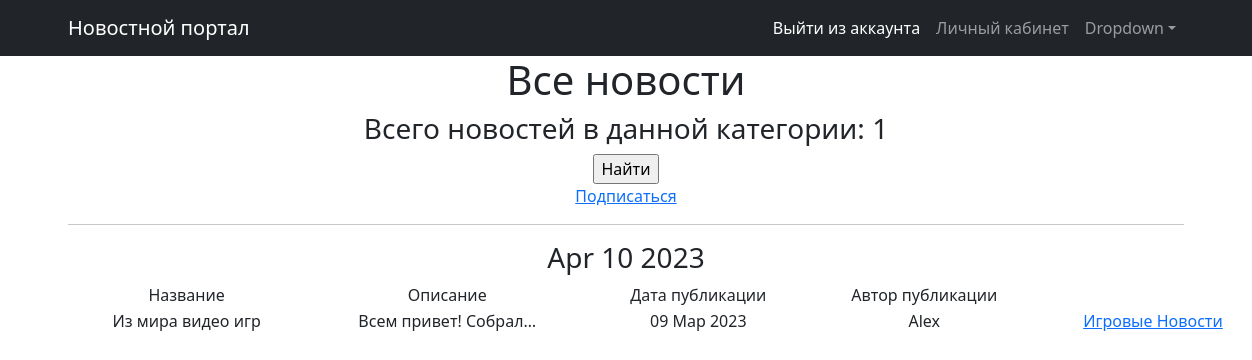
/news/categories/2, run on an earlier commit of the app's database.
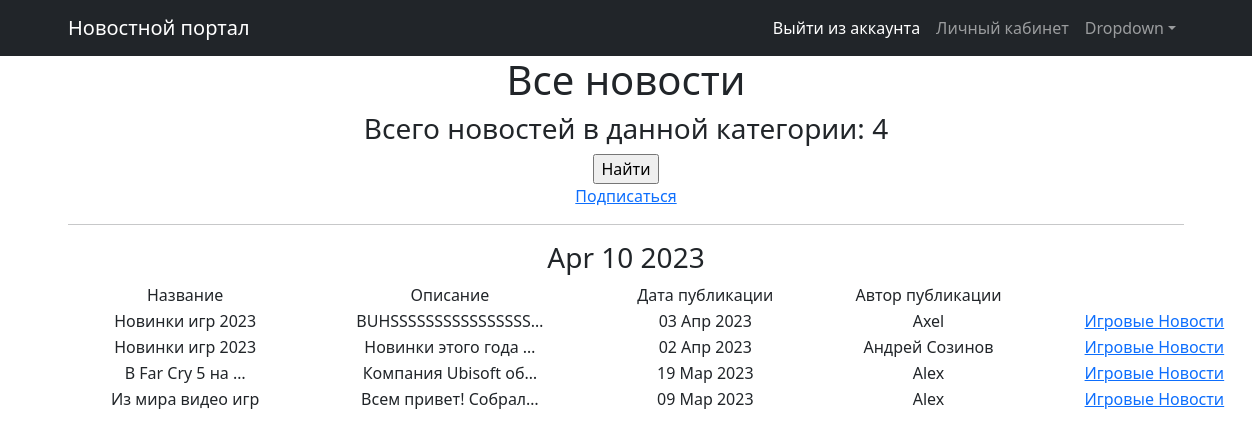
And on a later commit of the database.
### news/models.py (models this page shows, shortened)
class Post(models.Model):
    author = models.ForeignKey(Author, on_delete=models.CASCADE)
    NEWS = 'NW'
    ARTICLE = 'AR'
    CATEGORY_CHOICES = (
        (NEWS, 'Новость'),
        (ARTICLE, 'Статья'),
    )
    categoryType = models.CharField(max_length=2, choices=CATEGORY_CHOICES, default=ARTICLE)
    dateCreation = models.DateTimeField(auto_now_add=True)
    postCategory = models.ManyToManyField(Category, through='PostCategory')
    title = models.CharField(max_length=128)
    text = models.TextField()
    rating = models.SmallIntegerField(default=0)

class Author(models.Model):
    authorUser = models.OneToOneField(User, on_delete=models.CASCADE)
    ratingAuthor = models.SmallIntegerField(default=0)
    def __str__(self):
        return self.authorUser.username

class Category(models.Model):
    name = models.CharField(max_length=64, unique=True)
    subscribers = models.ManyToManyField(User, related_name='categories')
    def __str__(self):
        return self.name.title()

### news/views.py (the view)
# urls.py: path('categories/<int:pk>', CategoryListView.as_view(), name='category_list'),
class CategoryListView(ListView):
    model = Post
    template_name = 'category_list.html'
    context_object_name = 'category_news_list'
    def get_queryset(self):
        self.category = get_object_or_404(Category, id=self.kwargs['pk'])
        queryset = Post.objects.filter(postCategory=self.category).order_by('-dateCreation')
        return queryset
    def get_context_data(self, **kwargs):
        context = super().get_context_data(**kwargs)
        context['is_not_subscriber'] = self.request.user not in self.category.subscribers.all()
        context['is_subscriber'] = self.request.user in self.category.subscribers.all()
        context['category'] = self.category
        return context

### news/templatetags/custom_filters.py (called while the page is built)
@register.filter()
def censor(text):
    censor_words = [
        'редиска', 'Убийство', 'Война', 'ИГИЛ'
    ]
    if type(text) != str:
        raise TypeError('Данные не являются строкой')
    for word in text.split():
        if word in censor_words:
            text = text.replace(word, f"{word[0]}{'*' * (len(word) - 1)}")
    return f'{text}'

### news/templatetags/custom_tags.py (called while the page is built)
@register.simple_tag()
def current_time(format_string='%b %d %Y'):
    return datetime.utcnow().strftime(format_string)

### templates/category_list.html (shortened to what this page needs)
{% extends 'flatpages/default.html' %}
{% load custom_filters %}
{% load custom_tags %}
{% block content %}
    <h1>Все новости</h1>
    <h3>Всего новостей в данной категории: {{ category_news_list|length }}</h3>
    <form action="" method="get">
        <input type="submit" value="Найти" />
    </form>
    {% if is_not_subscriber %}
        <a href="{% url 'subscribe' category.id %}">Подписаться</a>
    {% endif %}
    <hr>
    {% if category_news_list %}
        <h3>{% current_time '%b %d %Y' %}</h3>
        <table align="center" width="1200">
            <tr>
                <tr>
                    <td>Название</td>
                    <td>Описание</td>
                    <td>Дата публикации</td>
                    <td>Автор публикации</td>
                </tr>
                {% for newss in category_news_list %}
                    <tr>
                        <td>{{ newss.title|censor|truncatewords:5 }}</td>
                        <td>{{ newss.text|censor|truncatechars:20 }}</td>
                        <td>{{ newss.dateCreation|date:' d M Y' }}</td>
                        <td>{{ newss.author }}</td>
                        <td>
                            {% for category in newss.postCategory.all %}
                                <a href="{% url 'category_list' category.id %}">{{ category }}</a>
                            {% endfor %}
                        </td>
                    </tr>
                {% endfor %}
        </table>
    {% else %}
        <h2>Новостей нет!</h2>
    {% endif %}
{% endblock content %}

### templates/flatpages/default.html (shortened to what this page needs)
<!DOCTYPE html>
<html lang="ru">
    <head>
        {% load static %}
        <link href="{% static 'css/styles.css' %}" rel="stylesheet" />
    </head>
    <body>
        <nav class="navbar navbar-expand-lg navbar-dark bg-dark">
            <div class="container">
                <a class="navbar-brand" href="http://127.0.0.1:8000/news/">Новостной портал</a>
                <div class="collapse navbar-collapse" id="navbarSupportedContent">
                    <ul class="navbar-nav ms-auto mb-2 mb-lg-0">
                        <li class="nav-item"><a class="nav-link active" aria-current="page" href="http://127.0.0.1:8000/accounts/logout/">Выйти из аккаунта</a></li>
                        <li class="nav-item"><a class="nav-link" href="#">Личный кабинет</a>
                        <li class="nav-item dropdown">
                            <a class="nav-link dropdown-toggle" id="navbarDropdown" href="#" role="button" data-bs-toggle="dropdown" aria-expanded="false">Dropdown</a>
                        </li>
                    </ul>
                </div>
            </div>
        </nav>
        <div class="container">
            <div class="row">
                <div class="col-lg-12 text-center">
                    {% block content %}{% endblock content %}
                </div>
            </div>
        </div>
    </body>
</html>

What changed in the data, as far as the page shows it:
added Post: title|censor "Новинки игр 2023", text|censor "BUHSSSSSSSSSSSSSSSS…", dateCreation "03 Апр 2023", author "Axel", Category (name "Игровые Новости")
added Post: title|censor "Новинки игр 2023", text|censor "Новинки этого года …", dateCreation "02 Апр 2023", author "Андрей Созинов", Category (name "Игровые Новости")
now on this page (row unchanged): Post: title|censor "В Far Cry 5 на …", text|censor "Компания Ubisoft об…", dateCreation "19 Мар 2023", author "Alex", Category (name "Игровые Новости")
Also different on the page:
{{ category_news_list|length }}: "1" → "4"
